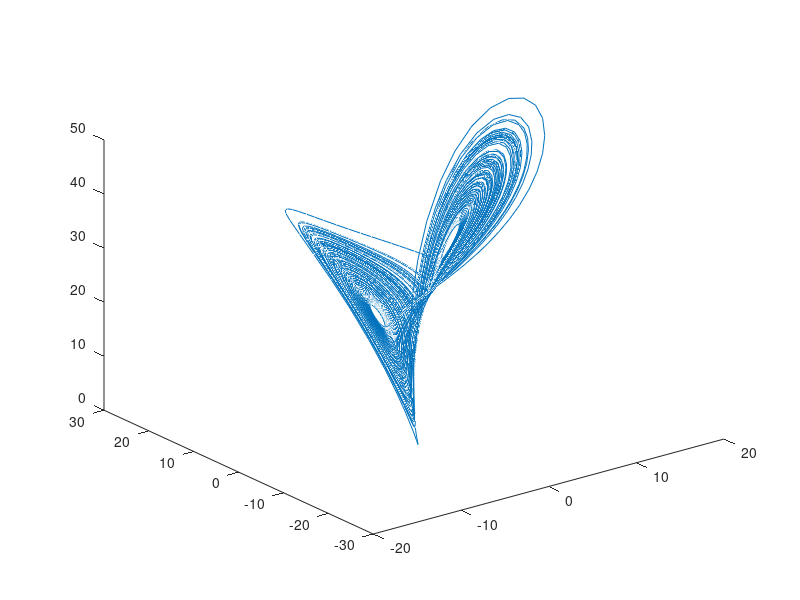

The MATLAB script that drew this image:
clear; close all;

sigma = 9.99;
r = 28;
b = 8/3;

dy = @(t, y) [sigma * (y(2) - y(1));
    -y(1) * y(3) + r * y(1) - y(2);
    y(1) * y(2) - b * y(3)];

[t, y] = ode45(dy, [-100 100], [0 0.5 1]);

plot3(y(:, 1), y(:, 2), y(:, 3));